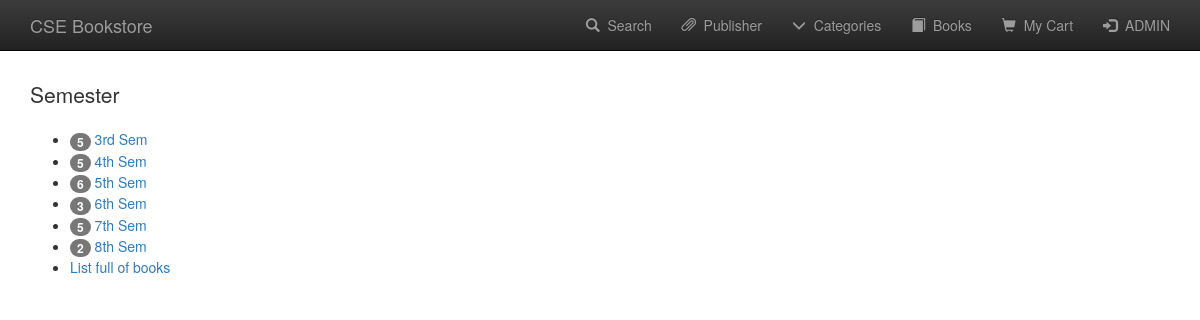
Screenshot of /BookStore/category_list.php with the database file from the repository.
### tables this page shows
CREATE TABLE `sem_categories` (
  `semid` int(11) NOT NULL,
  `sem_name` varchar(20) NOT NULL
);

### BookStore/category_list.php (the view, shortened to what this page needs)
<?php
	$conn = db_connect();
	$query = "SELECT * FROM sem_categories ORDER BY semid";
	$result = mysqli_query($conn, $query);
	require "./template/header.php";
?>
	<p class="lead">Semester</p>
	<ul>
	<?php
		while($row = mysqli_fetch_assoc($result)){
			$count = 0;
			$query = "SELECT semid FROM books";
			$result2 = mysqli_query($conn, $query);
			while ($semInBook = mysqli_fetch_assoc($result2)){
				if($semInBook['semid'] == $row['semid']){
					$count++;
				}
			}
	?>
		<li>
			<span class="badge"><?php echo $count; ?></span>
		    <a href="category.php?sid=<?php echo $row['semid']; ?>"><?php echo $row['sem_name']; ?></a>
		</li>
	<?php } ?>
		<li>
			<a href="books.php">List full of books</a>
		</li>
	</ul>

### rows the page displays
sem_categories: count "5", sem_name "3rd Sem"
sem_categories: count "5", sem_name "4th Sem"
sem_categories: count "6", sem_name "5th Sem"
sem_categories: count "3", sem_name "6th Sem"
sem_categories: count "5", sem_name "7th Sem"
sem_categories: count "2", sem_name "8th Sem"
